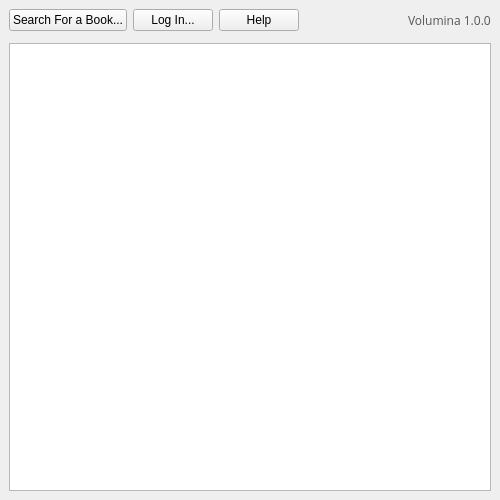
<?xml version="1.0" encoding="UTF-8"?>
<ui version="4.0">
 <class>MainWindow</class>
 <widget class="QMainWindow" name="MainWindow">
  <property name="geometry">
   <rect>
    <x>0</x>
    <y>0</y>
    <width>500</width>
    <height>500</height>
   </rect>
  </property>
  <property name="sizePolicy">
   <sizepolicy hsizetype="Minimum" vsizetype="Minimum">
    <horstretch>0</horstretch>
    <verstretch>0</verstretch>
   </sizepolicy>
  </property>
  <property name="windowTitle">
   <string>Volumina</string>
  </property>
  <property name="windowIcon">
   <iconset resource="img.qrc">
    <normaloff>:/src/src/0b85636ca6384399edbae4cc3d344937.png</normaloff>:/src/src/0b85636ca6384399edbae4cc3d344937.png</iconset>
  </property>
  <widget class="QWidget" name="centralwidget">
   <property name="sizePolicy">
    <sizepolicy hsizetype="Expanding" vsizetype="Expanding">
     <horstretch>0</horstretch>
     <verstretch>0</verstretch>
    </sizepolicy>
   </property>
   <property name="autoFillBackground">
    <bool>false</bool>
   </property>
   <layout class="QVBoxLayout" name="verticalLayout_2">
    <item>
     <layout class="QHBoxLayout" name="horizontalLayout">
      <item>
       <widget class="QPushButton" name="search_view_button">
        <property name="sizePolicy">
         <sizepolicy hsizetype="Minimum" vsizetype="Maximum">
          <horstretch>0</horstretch>
          <verstretch>0</verstretch>
         </sizepolicy>
        </property>
        <property name="text">
         <string>Search For a Book...</string>
        </property>
        <property name="icon">
         <iconset resource="img.qrc">
          <normaloff>:/src/src/search.png</normaloff>:/src/src/search.png</iconset>
        </property>
       </widget>
      </item>
      <item>
       <widget class="QPushButton" name="login_button">
        <property name="sizePolicy">
         <sizepolicy hsizetype="Minimum" vsizetype="Maximum">
          <horstretch>0</horstretch>
          <verstretch>0</verstretch>
         </sizepolicy>
        </property>
        <property name="text">
         <string>Log In...</string>
        </property>
        <property name="icon">
         <iconset resource="img.qrc">
          <normaloff>:/src/src/ee02ae9a2c8c9fcafe4e7e61586d986f.png</normaloff>:/src/src/ee02ae9a2c8c9fcafe4e7e61586d986f.png</iconset>
        </property>
       </widget>
      </item>
      <item>
       <widget class="QPushButton" name="help_button">
        <property name="text">
         <string>Help</string>
        </property>
        <property name="icon">
         <iconset resource="img.qrc">
          <normaloff>:/src/src/information.png</normaloff>:/src/src/information.png</iconset>
        </property>
       </widget>
      </item>
      <item>
       <spacer name="horizontalSpacer">
        <property name="orientation">
         <enum>Qt::Horizontal</enum>
        </property>
        <property name="sizeHint" stdset="0">
         <size>
          <width>40</width>
          <height>20</height>
         </size>
        </property>
       </spacer>
      </item>
      <item>
       <widget class="QLabel" name="about_label">
        <property name="enabled">
         <bool>true</bool>
        </property>
        <property name="palette">
         <palette>
          <active>
           <colorrole role="WindowText">
            <brush brushstyle="SolidPattern">
             <color alpha="255">
              <red>85</red>
              <green>87</green>
              <blue>83</blue>
             </color>
            </brush>
           </colorrole>
           <colorrole role="Text">
            <brush brushstyle="SolidPattern">
             <color alpha="255">
              <red>85</red>
              <green>87</green>
              <blue>83</blue>
             </color>
            </brush>
           </colorrole>
           <colorrole role="PlaceholderText">
            <brush brushstyle="SolidPattern">
             <color alpha="128">
              <red>85</red>
              <green>87</green>
              <blue>83</blue>
             </color>
            </brush>
           </colorrole>
          </active>
          <inactive>
           <colorrole role="WindowText">
            <brush brushstyle="SolidPattern">
             <color alpha="255">
              <red>85</red>
              <green>87</green>
              <blue>83</blue>
             </color>
            </brush>
           </colorrole>
           <colorrole role="Text">
            <brush brushstyle="SolidPattern">
             <color alpha="255">
              <red>85</red>
              <green>87</green>
              <blue>83</blue>
             </color>
            </brush>
           </colorrole>
           <colorrole role="PlaceholderText">
            <brush brushstyle="SolidPattern">
             <color alpha="128">
              <red>85</red>
              <green>87</green>
              <blue>83</blue>
             </color>
            </brush>
           </colorrole>
          </inactive>
          <disabled>
           <colorrole role="WindowText">
            <brush brushstyle="SolidPattern">
             <color alpha="255">
              <red>190</red>
              <green>190</green>
              <blue>190</blue>
             </color>
            </brush>
           </colorrole>
           <colorrole role="Text">
            <brush brushstyle="SolidPattern">
             <color alpha="255">
              <red>190</red>
              <green>190</green>
              <blue>190</blue>
             </color>
            </brush>
           </colorrole>
           <colorrole role="PlaceholderText">
            <brush brushstyle="SolidPattern">
             <color alpha="128">
              <red>0</red>
              <green>0</green>
              <blue>0</blue>
             </color>
            </brush>
           </colorrole>
          </disabled>
         </palette>
        </property>
        <property name="font">
         <font>
          <family>Open Sans</family>
          <strikeout>false</strikeout>
          <kerning>true</kerning>
         </font>
        </property>
        <property name="text">
         <string>Volumina 1.0.0</string>
        </property>
       </widget>
      </item>
     </layout>
    </item>
    <item>
     <widget class="Line" name="line">
      <property name="orientation">
       <enum>Qt::Vertical</enum>
      </property>
     </widget>
    </item>
    <item>
     <widget class="QTextEdit" name="textEdit">
      <property name="readOnly">
       <bool>true</bool>
      </property>
      <property name="html">
       <string>&lt;!DOCTYPE HTML PUBLIC &quot;-//W3C//DTD HTML 4.0//EN&quot; &quot;http://www.w3.org/TR/REC-html40/strict.dtd&quot;&gt;
&lt;html&gt;&lt;head&gt;&lt;meta name=&quot;qrichtext&quot; content=&quot;1&quot; /&gt;&lt;style type=&quot;text/css&quot;&gt;
p, li { white-space: pre-wrap; }
&lt;/style&gt;&lt;/head&gt;&lt;body style=&quot; font-family:'MS Shell Dlg 2'; font-size:7.875pt; font-weight:400; font-style:normal;&quot;&gt;
&lt;p style=&quot; margin-top:0px; margin-bottom:0px; margin-left:0px; margin-right:0px; -qt-block-indent:0; text-indent:0px;&quot;&gt;&lt;img src=&quot;:/src/src/0b85636ca6384399edbae4cc3d344937.png&quot; /&gt;&lt;/p&gt;&lt;/body&gt;&lt;/html&gt;</string>
      </property>
      <property name="textInteractionFlags">
       <set>Qt::NoTextInteraction</set>
      </property>
     </widget>
    </item>
   </layout>
  </widget>
 </widget>
 <resources>
  <include location="img.qrc"/>
 </resources>
 <connections/>
</ui>
